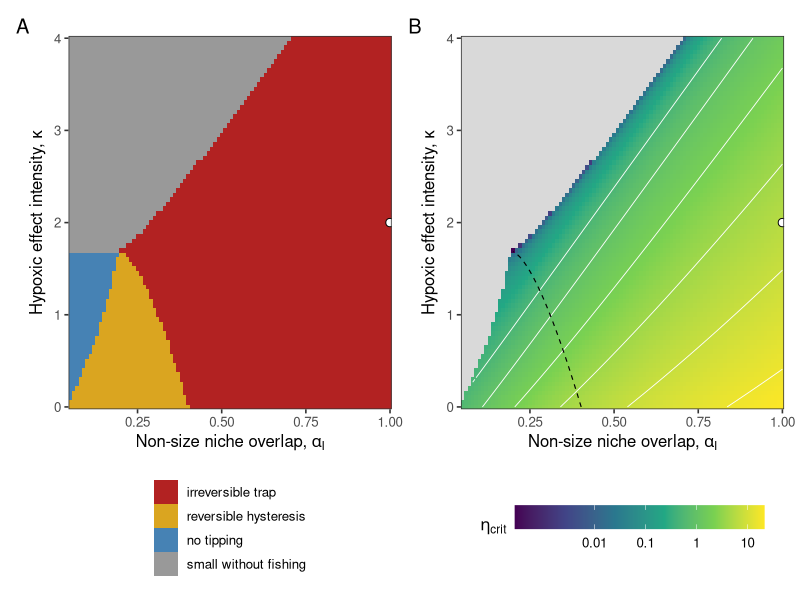
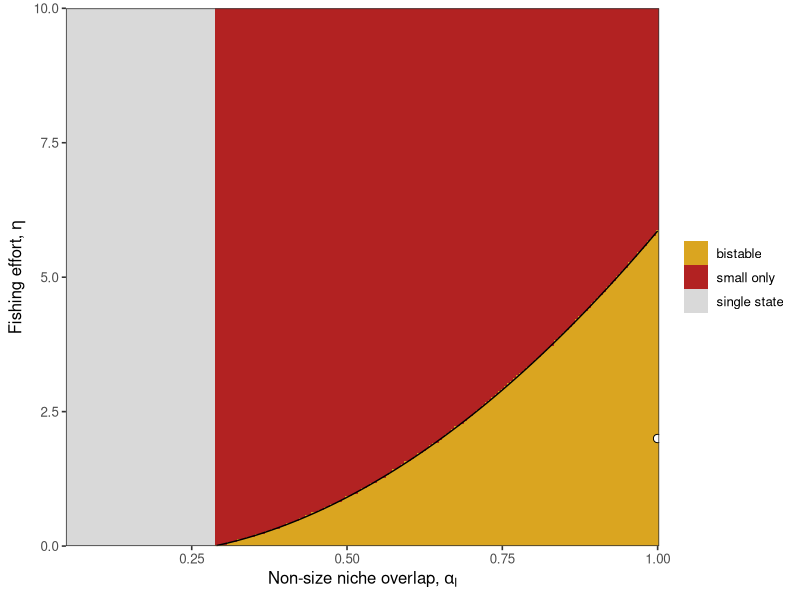
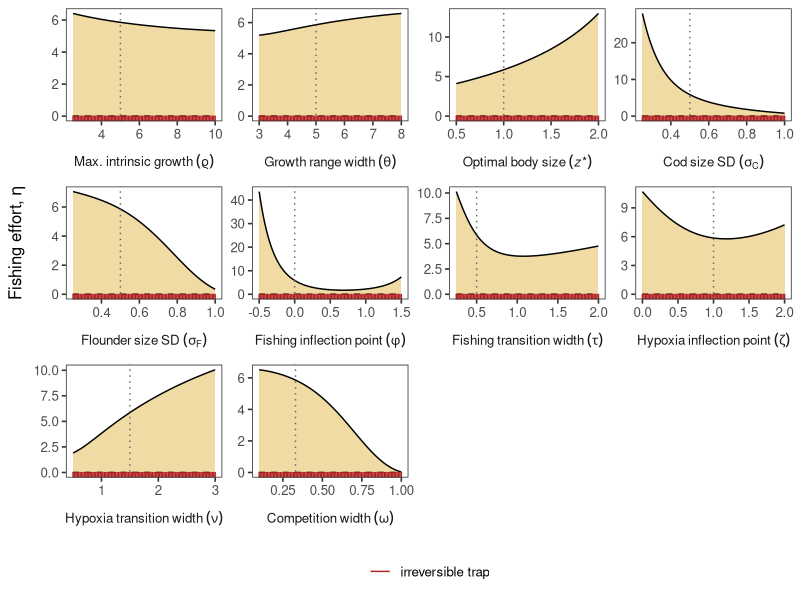

Reproduce these figures in R, in order.
# Parameter sweeps of the tipping point in cod body size (reviewer comments
# E2, R1.3b, R1.6).
#
# Uses the reduced model of the main text (flounder density and mean size held
# fixed), so only cod mean body size mu changes:
#
#   dmu/dt = h2 * [A(mu) - eta * B(mu)],
#
# where B(mu) > 0 is the selection from fishing per unit fishing effort eta,
# and A(mu) collects all other selection (growth, hypoxia, competition).
# Because eta enters linearly, the equilibria for a given eta are the
# solutions of eta = H(mu) := A(mu) / B(mu). The curve (H(mu), mu) is thus the
# full bifurcation diagram, and an equilibrium is stable iff H'(mu) < 0.
# The saddle-node bifurcations (tipping points) are the local extrema of H:
#   - local maximum of H: eta_crit, above which the large-size state is lost;
#   - local minimum of H: eta_rec, below which the small-size state is lost
#     (if eta_rec < 0, the small state persists even without fishing, i.e.
#     the trap is irreversible by reducing fishing alone).
# Note that h2 cancels from H: heritability affects the speed of evolution,
# but not where the tipping points are. Likewise, alpha0, alphaI and Fpop
# only enter through their product, so sweeping alphaI covers all three.
#
# Regimes, for given parameters:
#   "irreversible trap"      bistable already at eta = 0 (eta_rec < 0)
#   "reversible hysteresis"  bistable for 0 < eta_rec < eta < eta_crit
#   "no tipping"             single state; cod size declines smoothly
#   "small without fishing"  single state, and cod are already smaller than
#                            flounder without any fishing
#
# Run from the repository root; figures are saved to figures/.

library(tidyverse)
library(patchwork)


# Model --------------------------------------------------------------------

# The competition term of markdown/cod-flounder-basic.qmd (which produces
# Fig. 1) has (s^2 + 2*sF^2 + w^2)^3 under the square root in its
# denominator, whereas Eq. 4 of the manuscript (and the full model in
# cod-flounder-feedback.qmd) has (s^2 + sF^2 + w^2)^3. With the Fig. 1
# parameters, this moves eta_crit from about 1.56 (qmd) to about 5.5 (Eq. 4).
# Set to TRUE to reproduce the qmd version.
use_qmd_denominator <- FALSE

# Fig. 1 parameter values (see markdown/cod-flounder-basic.qmd):
pars_fig1 <- list(
  mF     = 0,          # Flounder mean (scaled) body size
  rho    = 5,          # Maximum intrinsic growth rate
  s      = 0.5,        # Cod body size standard deviation
  sF     = 0.5,        # Flounder body size standard deviation
  theta  = 5,          # Trait range where population growth is possible
  zstar  = 1,          # Optimal body size for cod
  phi    = 0,          # Fishing inflection point
  tau    = 0.5,        # Fishing transition width
  kappa  = 2,          # Hypoxic effect intensity
  zeta   = 1,          # Hypoxic effect inflection point
  nu     = 1.5,        # Hypoxic effect transition width
  Fpop   = 6,          # Flounder population density
  w      = 0.33,       # Competition width of body size
  alpha0 = 1/sqrt(2),  # Baseline competition from body size
  alphaI = 1           # Competition from traits other than body size
)

# Selection from fishing per unit fishing effort, B(mu) (without the h2)
sel_fishing <- function(m, p) {
  with(p, s^2 / sqrt(pi*(2*s^2 + tau^2)) * exp(-(m - phi)^2 / (2*s^2 + tau^2)))
}

# All other selection, A(mu): growth, hypoxia, and competition (without h2)
sel_other <- function(m, p) {
  with(p, {
    S <- s^2 + sF^2 + w^2
    S_denom <- if (use_qmd_denominator) s^2 + 2*sF^2 + w^2 else S
    2*rho*s^2 / theta^2 * (zstar - m) -
      kappa*s^2 / sqrt(pi*(2*s^2 + nu^2)) * exp(-(m - zeta)^2 / (2*s^2 + nu^2)) +
      s^2*Fpop*alpha0*alphaI*(m - mF) / sqrt(2*pi*S_denom^3) *
      exp(-(m - mF)^2 / (2*S))
  })
}

# Fishing effort at which mu is an equilibrium
H <- function(m, p) sel_other(m, p) / sel_fishing(m, p)


# Tipping points -----------------------------------------------------------

mu_grid <- seq(-5, 5, by = 0.002)

# Locate the saddle-node bifurcations and classify the regime, for the
# parameter list p. Returns a one-row tibble.
fold_points <- function(p, grid = mu_grid) {
  h <- H(grid, p)
  # Cod mean size at the largest stable equilibrium without fishing
  # (stable equilibria are where H crosses 0 from above):
  i0 <- which(h[-length(h)] > 0 & h[-1] <= 0)
  mu0 <- uniroot(\(m) H(m, p), grid[c(max(i0), max(i0) + 1)])$root
  # Interior local extrema of H, refined numerically:
  dh <- sign(diff(h))
  ext <- which(diff(dh) != 0) + 1
  refine <- function(i, maximum) {
    optimize(\(m) H(m, p), grid[c(i - 1, i + 1)], maximum = maximum)$objective
  }
  type <- ifelse(dh[ext - 1] > 0, "max", "min") # Slope of H before extremum
  single <- if (mu0 < p$mF) "small without fishing" else "no tipping"
  if (length(ext) == 0) {
    return(tibble(eta_crit = NA_real_, eta_rec = NA_real_, mu0 = mu0,
                  regime = single))
  }
  if (length(ext) != 2 || !identical(type, c("min", "max"))) {
    return(tibble(eta_crit = NA_real_, eta_rec = NA_real_, mu0 = mu0,
                  regime = "other (check)"))
  }
  eta_rec <- refine(ext[1], maximum = FALSE)
  eta_crit <- refine(ext[2], maximum = TRUE)
  regime <- case_when(
    eta_crit <= 0 ~ single, # Bistability only at (unphysical) negative eta
    eta_rec < 0   ~ "irreversible trap",
    TRUE          ~ "reversible hysteresis"
  )
  if (eta_crit <= 0) eta_crit <- eta_rec <- NA_real_
  tibble(eta_crit = eta_crit, eta_rec = eta_rec, mu0 = mu0, regime = regime)
}

# Sweep over a table of parameter values. Each column of `grid` must be a
# parameter name; all other parameters are taken from `base`.
run_sweep <- function(grid, base = pars_fig1) {
  grid |>
    mutate(res = pmap(grid, \(...) fold_points(modifyList(base, list(...))))) |>
    unnest(res)
}

regime_levels <- c("irreversible trap", "reversible hysteresis",
                   "no tipping", "small without fishing", "other (check)")
regime_cols <- setNames(c("firebrick", "goldenrod", "steelblue", "grey60", "black"),
                        regime_levels)


# Sanity check at the Fig. 1 parameters ------------------------------------

print(fold_points(pars_fig1))


# Sweep 1: alphaI x kappa --------------------------------------------------

# How much fishing it takes to tip the system, as a function of the strength
# of competition (non-size niche overlap alphaI) and of hypoxia (kappa)

sweep_ak <-
  crossing(alphaI = seq(0.05, 1, by = 0.01), kappa = seq(0, 4, by = 0.05)) |>
  run_sweep() |>
  mutate(regime = factor(regime, levels = regime_levels))

font_size <- 12

theme_sweep <- theme_bw(base_size = font_size) +
  theme(panel.grid = element_blank())

mark_fig1 <- annotate("point", x = pars_fig1$alphaI, y = pars_fig1$kappa,
                      shape = 21, fill = "white", size = 2.5)

p_ak_regime <- ggplot(sweep_ak, aes(x = alphaI, y = kappa, fill = regime)) +
  geom_raster() +
  mark_fig1 +
  scale_fill_manual(values = regime_cols, breaks = regime_levels,
                    drop = TRUE) +
  scale_x_continuous(expand = expansion(0, 0)) +
  scale_y_continuous(expand = expansion(0, 0)) +
  labs(x = expression("Non-size niche overlap," ~ alpha[I]),
       y = expression("Hypoxic effect intensity," ~ kappa),
       fill = NULL) +
  theme_sweep +
  theme(legend.position = "bottom", legend.direction = "vertical")

p_ak_etacrit <- ggplot(sweep_ak, aes(x = alphaI, y = kappa)) +
  geom_raster(aes(fill = eta_crit)) +
  geom_contour(aes(z = eta_crit), colour = "white", linewidth = 0.3,
               breaks = c(0.5, 1, 2, 4, 8, 16), na.rm = TRUE) +
  # Boundary between irreversible traps and reversible hysteresis:
  geom_contour(aes(z = eta_rec), breaks = 0, colour = "black",
               linetype = "dashed", linewidth = 0.4, na.rm = TRUE) +
  mark_fig1 +
  scale_fill_viridis_c(trans = "log10", na.value = "grey85",
                       breaks = c(0.01, 0.1, 1, 10),
                       labels = c("0.01", "0.1", "1", "10")) +
  scale_x_continuous(expand = expansion(0, 0)) +
  scale_y_continuous(expand = expansion(0, 0)) +
  labs(x = expression("Non-size niche overlap," ~ alpha[I]),
       y = expression("Hypoxic effect intensity," ~ kappa),
       fill = expression(eta[crit])) +
  theme_sweep +
  theme(legend.position = "bottom",
        legend.key.width = unit(2.5, "lines"))

fig_ak <- p_ak_regime + p_ak_etacrit + plot_annotation(tag_levels = "A")

ggsave("figures/fig-sweep-alphaI-kappa.pdf", fig_ak, width = 9, height = 5.5)


# Sweep 2: alphaI x eta ----------------------------------------------------

# Which states are stable, for given niche overlap and fishing effort
# (hypoxia and all else at Fig. 1 values)

eta_max_plot <- 10

sweep_a <- tibble(alphaI = seq(0.05, 1, by = 0.005)) |> run_sweep()

regions_ae <-
  crossing(sweep_a, eta = seq(0, eta_max_plot, l = 201)) |>
  mutate(state = case_when(
    is.na(eta_crit) ~ "single state",
    eta < eta_rec   ~ "large only",
    eta > eta_crit  ~ "small only",
    TRUE            ~ "bistable"
  )) |>
  mutate(state = factor(state, levels = c("large only", "bistable",
                                          "small only", "single state")))

p_ae <- ggplot(regions_ae, aes(x = alphaI, y = eta)) +
  geom_raster(aes(fill = state)) +
  geom_line(data = sweep_a, aes(y = eta_crit), na.rm = TRUE) +
  geom_line(data = filter(sweep_a, eta_rec >= 0), aes(y = eta_rec),
            linetype = "dashed", na.rm = TRUE) +
  annotate("point", x = pars_fig1$alphaI, y = 2, shape = 21,
           fill = "white", size = 2.5) + # Fishing effort used in Fig. 1
  scale_fill_manual(values = c("large only" = "steelblue",
                               "bistable" = "goldenrod",
                               "small only" = "firebrick",
                               "single state" = "grey85")) +
  scale_x_continuous(expand = expansion(0, 0)) +
  scale_y_continuous(expand = expansion(0, 0)) +
  coord_cartesian(ylim = c(0, eta_max_plot)) +
  labs(x = expression("Non-size niche overlap," ~ alpha[I]),
       y = expression("Fishing effort," ~ eta),
       fill = NULL) +
  theme_sweep

ggsave("figures/fig-sweep-alphaI-eta.pdf", p_ae, width = 6, height = 4.5)


# Sweep 3: one parameter at a time -----------------------------------------

# Range of each remaining parameter (alphaI, kappa covered above; h2 does not
# affect the tipping points; alpha0 and Fpop act only through alphaI)
oat_ranges <- list(
  rho   = seq(2.5, 10, l = 101),
  theta = seq(3, 8, l = 101),
  zstar = seq(0.5, 2, l = 101),
  s     = seq(0.25, 1, l = 101),
  sF    = seq(0.25, 1, l = 101),
  phi   = seq(-0.5, 1.5, l = 101),
  tau   = seq(0.25, 2, l = 101),
  zeta  = seq(0, 2, l = 101),
  nu    = seq(0.5, 3, l = 101),
  w     = seq(0.1, 1, l = 101)
)

oat_labels <- c(
  rho   = "Max.~intrinsic~growth~('\u03F1')",
  theta = "Growth~range~width~(theta)",
  zstar = "Optimal~body~size~(italic(z)*'*')",
  s     = "Cod~size~SD~(sigma[C])",
  sF    = "Flounder~size~SD~(sigma[F])",
  phi   = "Fishing~inflection~point~(phi)",
  tau   = "Fishing~transition~width~(tau)",
  zeta  = "Hypoxia~inflection~point~(zeta)",
  nu    = "Hypoxia~transition~width~(nu)",
  w     = "Competition~width~(omega)"
)

sweep_oat <-
  imap(oat_ranges, \(vals, par) {
    tibble(!!par := vals) |>
      run_sweep() |>
      rename(value = all_of(par)) |>
      mutate(parameter = par)
  }) |>
  list_rbind() |>
  mutate(regime = factor(regime, levels = regime_levels),
         parameter = factor(parameter, levels = names(oat_ranges),
                            labels = oat_labels[names(oat_ranges)]))

defaults_oat <-
  tibble(parameter = factor(oat_labels, levels = oat_labels),
         value = unlist(pars_fig1[names(oat_ranges)]))

p_oat <- ggplot(sweep_oat, aes(x = value)) +
  geom_ribbon(aes(ymin = pmax(eta_rec, 0), ymax = eta_crit), na.rm = TRUE,
              fill = "goldenrod", alpha = 0.4) +
  geom_line(aes(y = eta_crit), na.rm = TRUE) +
  geom_line(aes(y = pmax(eta_rec, 0)), linetype = "dashed", na.rm = TRUE) +
  geom_rug(aes(colour = regime), sides = "b", length = unit(0.05, "npc")) +
  geom_vline(data = defaults_oat, aes(xintercept = value),
             linetype = "dotted", colour = "grey40") +
  facet_wrap(~ parameter, scales = "free", ncol = 4,
             labeller = label_parsed, strip.position = "bottom") +
  scale_colour_manual(values = regime_cols, breaks = regime_levels,
                      drop = TRUE) +
  labs(x = NULL, y = expression("Fishing effort," ~ eta), colour = NULL) +
  theme_sweep +
  theme(strip.background = element_blank(),
        strip.placement = "outside",
        legend.position = "bottom")

ggsave("figures/fig-sweep-oat.pdf", p_oat, width = 10, height = 7,
       device = cairo_pdf)
